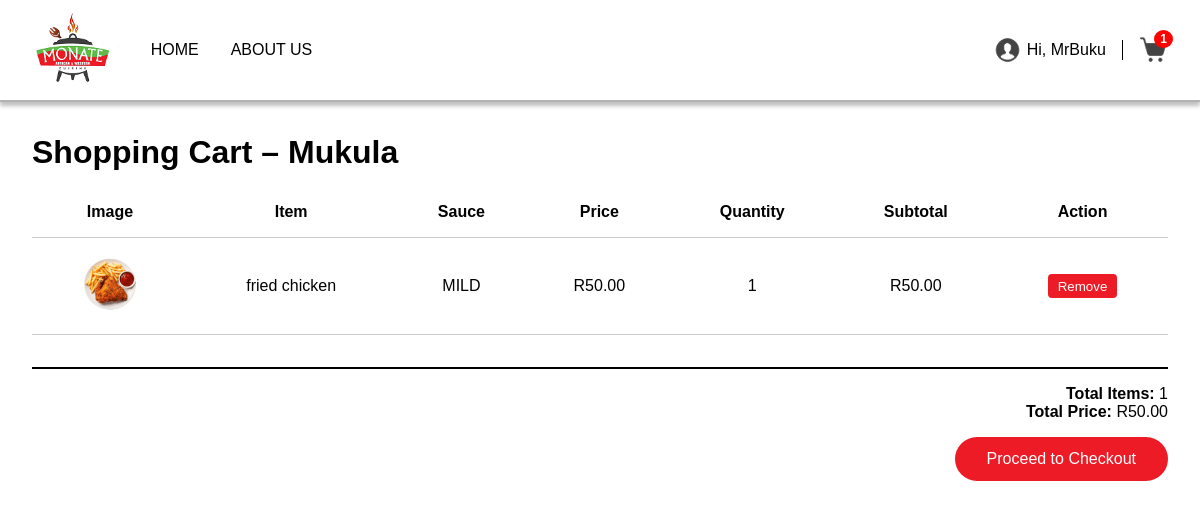
/menu/Mukula_cart.php (signed in), run on the app's committed database.
### tables this page shows
CREATE TABLE `cart` (
  `id` int(11) NOT NULL,
  `user_id` int(11) NOT NULL,
  `branch_location` varchar(255) NOT NULL,
  `item_id` int(11) NOT NULL,
  `name` varchar(255) NOT NULL,
  `price` decimal(10,2) NOT NULL,
  `quantity` int(11) NOT NULL DEFAULT 1,
  `sauce` varchar(100) DEFAULT NULL,
  `image` varchar(255) DEFAULT NULL,
  `created_at` timestamp NOT NULL DEFAULT current_timestamp()
);

### menu/Mukula_cart.php (the view, shortened to what this page needs)
<?php
require_once "../API/db.php";
$branchLocation = "Mukula";
$userId = $_SESSION["user_id"];
$stmt = $conn->prepare("
    SELECT C.id, C.item_id, C.name, C.price, C.quantity, C.sauce, C.image
    FROM Cart C
    WHERE C.user_id = ? AND C.branch_location = ?
");
$stmt->bind_param("is", $userId, $branchLocation);
$stmt->execute();
$result = $stmt->get_result();
$cartItems = $result->fetch_all(MYSQLI_ASSOC);
$totalItems = 0;
$totalPrice = 0;
foreach ($cartItems as $item) {
    $totalItems += $item["quantity"];
    $totalPrice += $item["price"] * $item["quantity"];
}
?>
<!DOCTYPE html>
<html lang="en">
<head>
</head>
<body>
  <header class="top-header">
    <div class="logo">
      <img src="img/logo 2.png" alt="Monate Logo">
    </div>
    <nav class="nav-links">
      <a href="../HOME/index.php">HOME</a>
      <a href="../About Us/index.php">ABOUT US</a>
    </nav>
    <div class="account-cart">
      <a href="../Sign in/index.php" class="account">
        <img src="img/profile.png" alt="Account">
        <span>
          <?php if (isset($_SESSION["username"])): ?>
            Hi, <?= htmlspecialchars($_SESSION["username"]); ?>
          <?php else: ?>
            ACCOUNT
          <?php endif; ?>
        </span>
      </a>
      <a href="cart_mukula.php" class="cart">
        <img src="img/shopping cart.png" alt="Cart">
        <?php if ($totalItems > 0): ?>
          <span class="cart-badge"><?= $totalItems ?></span>
        <?php endif; ?>
      </a>
    </div>
  </header>
  <main class="cart-page">
    <h1>Shopping Cart – Mukula</h1>
    <?php if (empty($cartItems)): ?>
      <p>Your cart for <strong>Mukula</strong> is empty.
         <a href="Mukula.php">Continue Shopping</a></p>
    <?php else: ?>
      <table class="cart-table">
        <tr>
          <th>Image</th>
          <th>Item</th>
          <th>Sauce</th>
          <th>Price</th>
          <th>Quantity</th>
          <th>Subtotal</th>
          <th>Action</th>
        </tr>
        <?php foreach ($cartItems as $item): ?>
          <tr>
            <td><img src="<?= htmlspecialchars($item['image']) ?>" alt="<?= htmlspecialchars($item['name']) ?>"></td>
            <td><?= htmlspecialchars($item['name']) ?></td>
            <td><?= htmlspecialchars($item['sauce']) ?></td>
            <td>R<?= number_format($item['price'], 2) ?></td>
            <td><?= $item['quantity'] ?></td>
            <td>R<?= number_format($item['price'] * $item['quantity'], 2) ?></td>
            <td>
              <form method="POST" action="remove_from_cart.php" style="display:inline;">
                <button type="submit" class="remove-btn">Remove</button>
              </form>
            </td>
          </tr>
        <?php endforeach; ?>
      </table>
      <div class="summary">
        <p><strong>Total Items:</strong> <?= $totalItems ?></p>
        <p><strong>Total Price:</strong> R<?= number_format($totalPrice, 2) ?></p>
        <a href="checkout.php?branch=Mukula">
          <button class="checkout-btn">Proceed to Checkout</button>
        </a>
      </div>
    <?php endif; ?>
  </main>
</body>
</html>

### menu/Mukula_cart.php (style rules this page uses)
* { margin: 0; padding: 0; box-sizing: border-box; }
body { font-family: Arial, Helvetica, sans-serif; background: #fff; color: #000; }
.top-header { display: flex; align-items: center; padding: 0.5rem 2rem; background: #fff; border-bottom: 2px solid rgba(0,0,0,0.3); box-shadow: 0 4px 4px rgba(0,0,0,0.25); position: sticky; top: 0; z-index: 1000; }
.logo img { height: 80px; }
.nav-links { display: flex; gap: 2rem; margin-left: 2rem; }
.nav-links a { color: black; text-decoration: none; font-size: 1rem; font-weight: 400; }
.account-cart { display: flex; align-items: center; gap: 1rem; margin-left: auto; }
.account, .cart { display: flex; align-items: center; gap: 0.3rem; text-decoration: none; color: black; font-size: 1rem; }
.account img, .cart img { height: 30px; }
.cart { position: relative; }
.cart-badge { position: absolute; top: -5px; right: -5px; background: red; color: white; font-size: 12px; font-weight: bold; padding: 2px 6px; border-radius: 50%; }
.cart-page { padding: 2rem; }
.cart-page h1 { margin-bottom: 1rem; }
.cart-table { width: 100%; border-collapse: collapse; margin-bottom: 2rem; }
.cart-table th, .cart-table td { padding: 1rem; border-bottom: 1px solid #ccc; text-align: center; }
.cart-table img { width: 60px; height: 60px; object-fit: cover; border-radius: 8px; }
.remove-btn { background: #ed1b26; color: white; padding: 0.3rem 0.6rem; border: none; border-radius: 4px; cursor: pointer; }
.summary { text-align: right; border-top: 2px solid #000; padding-top: 1rem; }
.checkout-btn { margin-top: 1rem; background: #ed1b26; color: #fff; padding: 0.8rem 2rem; border: none; font-size: 1rem; border-radius: 25px; cursor: pointer; }

### data on the page
cart: image (picture), name "fried chicken", sauce "MILD", price "50.00", quantity "1", $item['price']*$item['quantity'] "50.00"

### other printed values
$_SESSION["username"] "MrBuku"
$totalItems "1"
$totalPrice "50.00"
